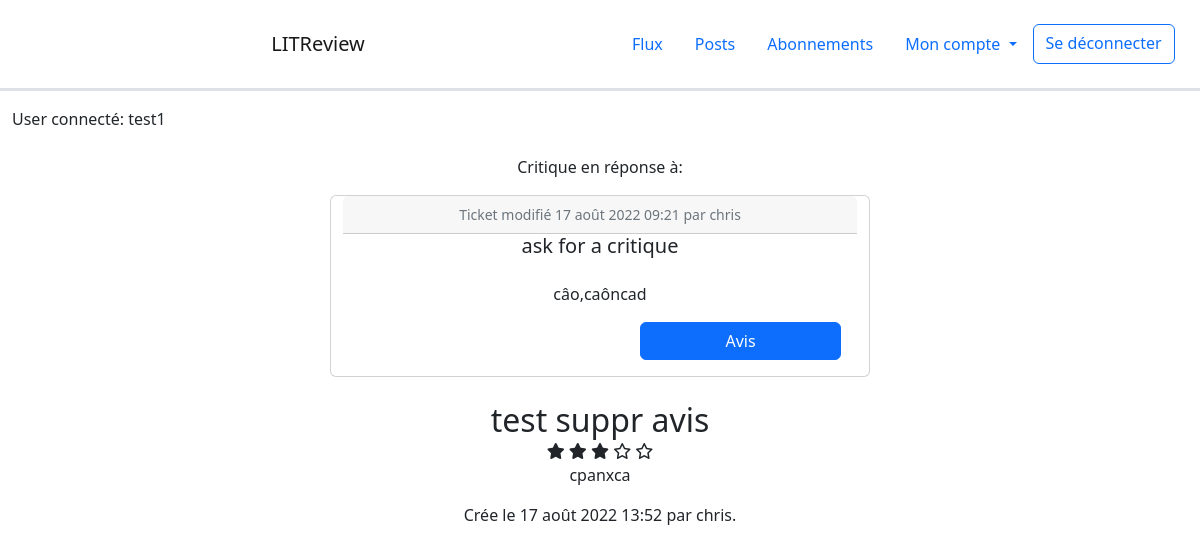
Page /review/33 (signed in) on the earlier database version.
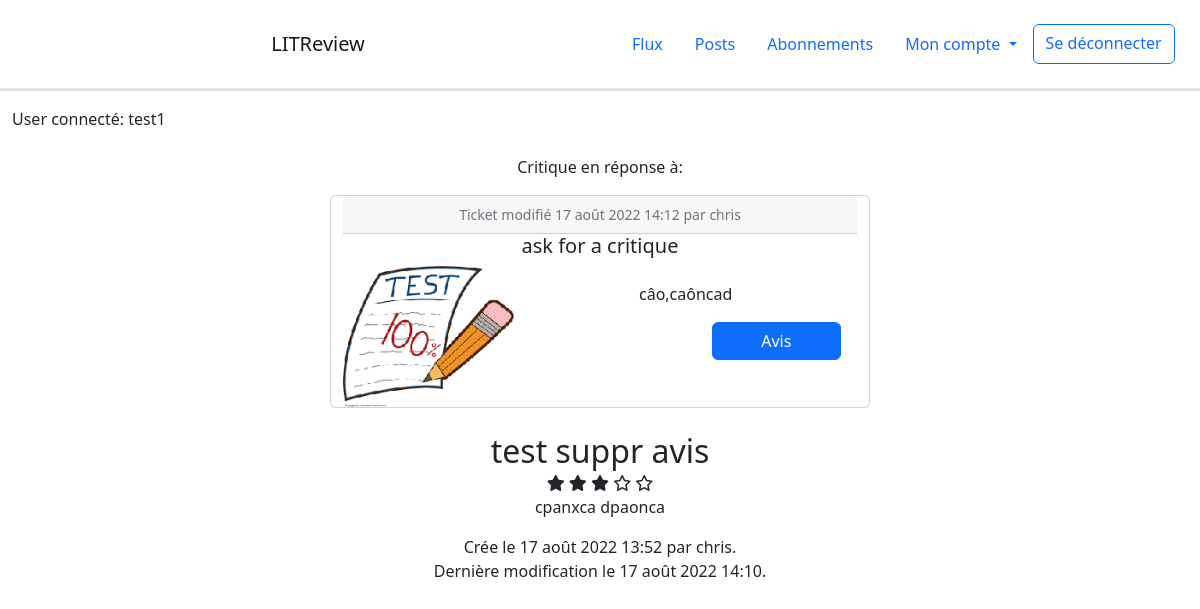
Same page on the later database version.
### authentication/models.py (models this page shows)
class User(AbstractUser):
    follows = models.ManyToManyField(
        'self',
        symmetrical=False,
        verbose_name='Utilisateurs suivis: ',
        through='UserFollows',
        related_name='followed_users'
    )
    followers = models.ManyToManyField(
        'self',
        symmetrical=False,
        verbose_name='Utilisateurs abonnés: ',
        through='UserFollowing',
        related_name='followed_by'
    )

### reviews/models.py (models this page shows, shortened)
class Ticket(models.Model):
    title = models.fields.CharField(max_length=128)
    description = models.fields.TextField(max_length=2048, blank=True)
    image = models.ImageField(null=True, blank=True)
    time_created = models.DateTimeField(default=timezone.now)
    last_edited = models.DateTimeField(default=timezone.now, null=True)
    user = models.ForeignKey(settings.AUTH_USER_MODEL, null=True, on_delete=models.CASCADE)
    IMAGE_MAX_SIZE = (200, 200)

class Review(models.Model):
    class Rating(models.IntegerChoices):
        ZERO = 0
        ONE = 1
        TWO = 2
        THREE = 3
        FOUR = 4
        FIVE = 5
    ticket = models.ForeignKey(Ticket, on_delete=models.CASCADE)
    headline = models.fields.CharField(max_length=128)
    body = models.fields.TextField(max_length=8192, blank=True)
    rating = models.fields.IntegerField(choices=Rating.choices, default=0)
    time_created = models.DateTimeField(timezone.now)
    last_edited = models.DateTimeField(timezone.now, null=True)
    user = models.ForeignKey(settings.AUTH_USER_MODEL, on_delete=models.CASCADE)

### reviews/views.py (the view)
# urls.py: path('review/<int:review_id>', reviews.views.view_review, name='view_review'),
@login_required
def view_review(request, review_id):
    review = get_object_or_404(models.Review, id=review_id)
    ticket = get_object_or_404(models.Ticket, id=review.ticket.id)
    return render(request, 'reviews/view_review.html', {'review': review, 'ticket': ticket})

### reviews/templates/reviews/view_review.html (shortened to what this page needs)
{% extends 'base.html' %}
{% load review_tag %}
{% block content %}
<div class="container-fluid">
    <div class="card-body text-center">
        <div class="mt-4">
            <p>Critique en réponse à:</p>
            {% include 'reviews/partials/ticket_snippet.html' with ticket=ticket %}
        </div>
        <h2 class="card-title">{{ review.headline }}</h2>
        {% if review.rating == 0 %}
            <i class="fa-regular fa-star"></i>
            <i class="fa-regular fa-star"></i>
            <i class="fa-regular fa-star"></i>
            <i class="fa-regular fa-star"></i>
            <i class="fa-regular fa-star"></i>
        {% elif review.rating == 1 %}
            <i class="fa-solid fa-star"></i>
            <i class="fa-regular fa-star"></i>
            <i class="fa-regular fa-star"></i>
            <i class="fa-regular fa-star"></i>
            <i class="fa-regular fa-star"></i>
        {% elif review.rating == 2 %}
            <i class="fa-solid fa-star"></i>
            <i class="fa-solid fa-star"></i>
            <i class="fa-regular fa-star"></i>
            <i class="fa-regular fa-star"></i>
            <i class="fa-regular fa-star"></i>
        {% elif review.rating == 3 %}
            <i class="fa-solid fa-star"></i>
            <i class="fa-solid fa-star"></i>
            <i class="fa-solid fa-star"></i>
            <i class="fa-regular fa-star"></i>
            <i class="fa-regular fa-star"></i>
        {% elif review.rating == 4 %}
            <i class="fa-solid fa-star"></i>
            <i class="fa-solid fa-star"></i>
            <i class="fa-solid fa-star"></i>
            <i class="fa-solid fa-star"></i>
            <i class="fa-regular fa-star"></i>
        {% elif review.rating == 5 %}
            <i class="fa-solid fa-star"></i>
            <i class="fa-solid fa-star"></i>
            <i class="fa-solid fa-star"></i>
            <i class="fa-solid fa-star"></i>
            <i class="fa-solid fa-star"></i>
        {% endif %}
            <p class="card-text">{{ review.body}}</p>
        {% if review.last_edited %}
            <p>Crée le {{ review.time_created }} par {{ review.user }}. <br>
            Dernière modification le {{ review.last_edited }}. </p>
        {% else %}
            <p>Crée le {{ review.time_created }} par {{ review.user }}. </p>
        {% endif %}
    </div>
</div>
{% endblock content %}

### templates/base.html (shortened to what this page needs)
<html>
    <head>
        <link href="https://cdn.jsdelivr.net/npm/bootstrap@5.2.0-beta1/dist/css/bootstrap.min.css"
              rel="stylesheet"
>
    </head>
    <body>
    <div class="container-fluid">
        <div class="row border-3 d-flex flex-column flex-md-row align-items-center p-3 px-md-4 mb-3 bg-white border-bottom box-shadow">
            <header>
                <nav class="navbar-expand navbar">
                    <a class="navbar-brand col col-6 text-center" href="{% url 'feed' %}">LITReview</a>
                    <div class="collapse navbar-collapse col flex-content-right" id="navbarSupportedContent">
                        <ul class="nav nav-pills flex-column flex-md-row">
                          <li class="nav-item">
                            {% url 'feed' as url %}
                            <a class="nav-link {% if request.path == url %}active{% endif %}" aria-current="page"
                               href="{{ url }}">Flux</a>
                          </li>
                          <li class="nav-item">
                              {% url 'posts' as url %}
                              <a class="nav-link {% if request.path == url %}active{% endif %}"
                                 href="{{ url }}">Posts</a>
                          </li>
                          <li class="nav-item">
                              {% url 'follow_users' as url %}
                              <a class="nav-link {% if request.path == url %}active{% endif %}"
                                 href="{{ url }}">Abonnements</a>
                          </li>
                          <li class="nav-item dropdown">
                              {% url 'password_change' as url %}
                              <a class="nav-link
                              dropdown-toggle"
                                 href="#" id="navbarDropdownMenuLink" role="button"
                                 data-bs-toggle="dropdown" aria-expanded="false">
                                Mon compte
                              </a>
                          </li>
                          <a class="btn btn-outline-primary" href="{% url 'logout' %}">Se déconnecter</a>
                        </ul>
                    </div>
                </nav>
            </header>
        </div>
        {% if request.user.is_authenticated %}
            <p>User connecté: {{ request.user.username }}</p>
        {% endif %}
    </div>
        {% block content %}
        {% endblock content %}
    </body>
</html>

### reviews/templates/reviews/partials/ticket_snippet.html (shortened to what this page needs)
{% load review_tag %}
<div class="container-fluid">
    <div class="row justify-content-center">
        <div class="card mb-4" style="max-width: 540px;">
          <div class="row g-0">
              <p class="card-header"><small class="text-muted">Ticket modifié {{ ticket.last_edited }}
                    par {{ ticket.user}}</small></p>
              <h5 class="card-title">{{ ticket.title }}</h5>
              {% if ticket.image %}
                <div class="col-md-4">
                  <img class="img-fluid rounded-start" src="{{ ticket.image.url }}">
                </div>
              {% endif %}
              <div class="card-body col-md-8">
                    <p class="card-text">{{ ticket.description }}</p>
                    <div class="text-end">
                        <a class="btn btn-primary col-5" href="{% url 'review' ticket.id %}">Avis</a>
                    </div>
              </div>
          </div>
        </div>
    </div>
</div>

Differences in the rows shown:
changed Ticket "ask for a critique": last_edited "17 août 2022 09:21" → "17 août 2022 14:12"; image empty → "index2_fICwQqR.png" (drawn); image: picture added
changed Review "test suppr avis": body "cpanxca" → "cpanxca dpaonca"; last_edited (not shown) → "17 août 2022 14:10"
Other differences:
text now shown: "Dernière modification le"
